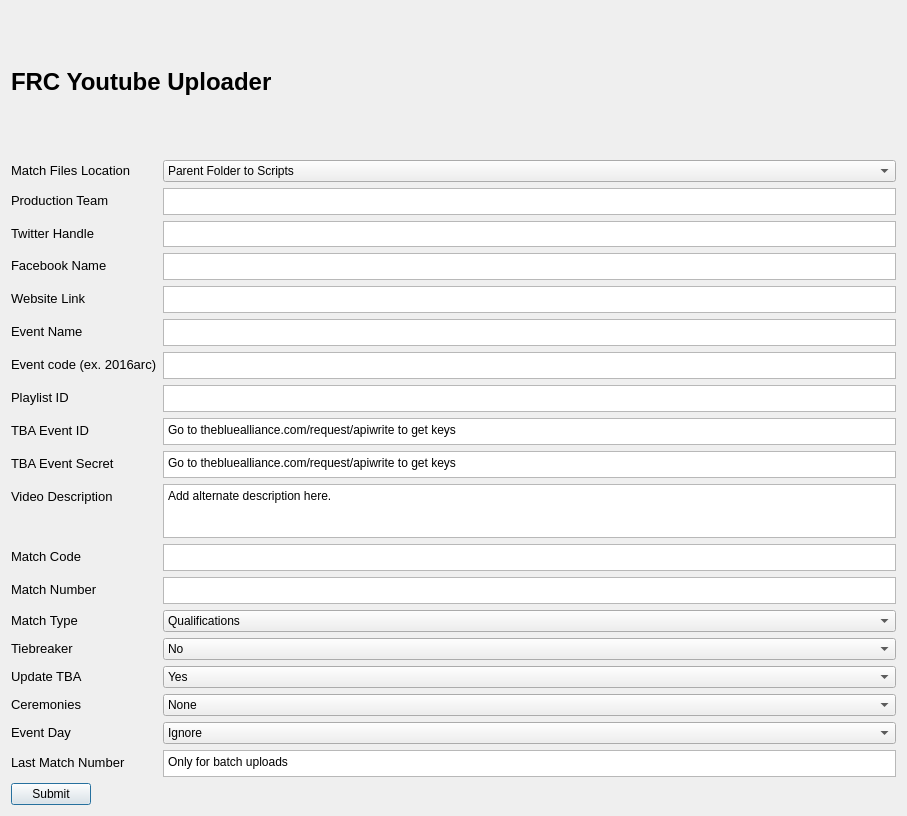
<?xml version="1.0" encoding="UTF-8"?>
<ui version="4.0">
 <class>uploader_form</class>
 <widget class="QDialog" name="uploader_form">
  <property name="geometry">
   <rect>
    <x>0</x>
    <y>0</y>
    <width>907</width>
    <height>816</height>
   </rect>
  </property>
  <property name="windowTitle">
   <string>Dialog</string>
  </property>
  <layout class="QFormLayout" name="formLayout">
   <item row="0" column="0" colspan="2">
    <widget class="QLabel" name="title">
     <property name="text">
      <string>&lt;html&gt;&lt;head/&gt;&lt;body&gt;&lt;p&gt;&lt;span style=&quot; font-size:18pt; font-weight:600;&quot;&gt;FRC Youtube Uploader&lt;/span&gt;&lt;/p&gt;&lt;/body&gt;&lt;/html&gt;</string>
     </property>
    </widget>
   </item>
   <item row="2" column="0">
    <widget class="QLabel" name="match_files_loc_label">
     <property name="text">
      <string>&lt;html&gt;&lt;head/&gt;&lt;body&gt;&lt;p&gt;&lt;span style=&quot; font-size:10pt;&quot;&gt;Match Files Location&lt;/span&gt;&lt;/p&gt;&lt;/body&gt;&lt;/html&gt;</string>
     </property>
    </widget>
   </item>
   <item row="2" column="1">
    <widget class="QComboBox" name="match_files_loc">
     <item>
      <property name="text">
       <string>Parent Folder to Scripts</string>
      </property>
     </item>
     <item>
      <property name="text">
       <string>Same Folder as Scripts</string>
      </property>
     </item>
    </widget>
   </item>
   <item row="3" column="0">
    <widget class="QLabel" name="prod_team_label">
     <property name="text">
      <string>&lt;html&gt;&lt;head/&gt;&lt;body&gt;&lt;p&gt;&lt;span style=&quot; font-size:10pt;&quot;&gt;Production Team&lt;/span&gt;&lt;/p&gt;&lt;/body&gt;&lt;/html&gt;</string>
     </property>
    </widget>
   </item>
   <item row="3" column="1">
    <widget class="QPlainTextEdit" name="prod_team">
     <property name="maximumSize">
      <size>
       <width>16777215</width>
       <height>27</height>
      </size>
     </property>
     <property name="verticalScrollBarPolicy">
      <enum>Qt::ScrollBarAlwaysOff</enum>
     </property>
     <property name="horizontalScrollBarPolicy">
      <enum>Qt::ScrollBarAlwaysOff</enum>
     </property>
     <property name="sizeAdjustPolicy">
      <enum>QAbstractScrollArea::AdjustToContents</enum>
     </property>
     <property name="lineWrapMode">
      <enum>QPlainTextEdit::NoWrap</enum>
     </property>
    </widget>
   </item>
   <item row="4" column="0">
    <widget class="QLabel" name="twitter_handle_label">
     <property name="text">
      <string>&lt;html&gt;&lt;head/&gt;&lt;body&gt;&lt;p&gt;&lt;span style=&quot; font-size:10pt;&quot;&gt;Twitter Handle&lt;/span&gt;&lt;/p&gt;&lt;/body&gt;&lt;/html&gt;</string>
     </property>
    </widget>
   </item>
   <item row="5" column="0">
    <widget class="QLabel" name="facebook_name_label">
     <property name="text">
      <string>&lt;html&gt;&lt;head/&gt;&lt;body&gt;&lt;p&gt;&lt;span style=&quot; font-size:10pt;&quot;&gt;Facebook Name&lt;/span&gt;&lt;/p&gt;&lt;/body&gt;&lt;/html&gt;</string>
     </property>
    </widget>
   </item>
   <item row="5" column="1">
    <widget class="QPlainTextEdit" name="facebook_name">
     <property name="maximumSize">
      <size>
       <width>16777215</width>
       <height>27</height>
      </size>
     </property>
     <property name="verticalScrollBarPolicy">
      <enum>Qt::ScrollBarAlwaysOff</enum>
     </property>
     <property name="horizontalScrollBarPolicy">
      <enum>Qt::ScrollBarAlwaysOff</enum>
     </property>
     <property name="sizeAdjustPolicy">
      <enum>QAbstractScrollArea::AdjustToContents</enum>
     </property>
     <property name="lineWrapMode">
      <enum>QPlainTextEdit::NoWrap</enum>
     </property>
    </widget>
   </item>
   <item row="6" column="0">
    <widget class="QLabel" name="website_link_label">
     <property name="text">
      <string>&lt;html&gt;&lt;head/&gt;&lt;body&gt;&lt;p&gt;&lt;span style=&quot; font-size:10pt;&quot;&gt;Website Link&lt;/span&gt;&lt;/p&gt;&lt;/body&gt;&lt;/html&gt;</string>
     </property>
    </widget>
   </item>
   <item row="6" column="1">
    <widget class="QPlainTextEdit" name="website_link">
     <property name="maximumSize">
      <size>
       <width>16777215</width>
       <height>27</height>
      </size>
     </property>
     <property name="verticalScrollBarPolicy">
      <enum>Qt::ScrollBarAlwaysOff</enum>
     </property>
     <property name="horizontalScrollBarPolicy">
      <enum>Qt::ScrollBarAlwaysOff</enum>
     </property>
     <property name="sizeAdjustPolicy">
      <enum>QAbstractScrollArea::AdjustToContents</enum>
     </property>
     <property name="lineWrapMode">
      <enum>QPlainTextEdit::NoWrap</enum>
     </property>
    </widget>
   </item>
   <item row="7" column="0">
    <widget class="QLabel" name="event_name_label">
     <property name="text">
      <string>&lt;html&gt;&lt;head/&gt;&lt;body&gt;&lt;p&gt;&lt;span style=&quot; font-size:10pt;&quot;&gt;Event Name&lt;/span&gt;&lt;/p&gt;&lt;/body&gt;&lt;/html&gt;</string>
     </property>
    </widget>
   </item>
   <item row="7" column="1">
    <widget class="QPlainTextEdit" name="event_name">
     <property name="maximumSize">
      <size>
       <width>16777215</width>
       <height>27</height>
      </size>
     </property>
     <property name="verticalScrollBarPolicy">
      <enum>Qt::ScrollBarAlwaysOff</enum>
     </property>
     <property name="horizontalScrollBarPolicy">
      <enum>Qt::ScrollBarAlwaysOff</enum>
     </property>
     <property name="sizeAdjustPolicy">
      <enum>QAbstractScrollArea::AdjustToContents</enum>
     </property>
     <property name="lineWrapMode">
      <enum>QPlainTextEdit::NoWrap</enum>
     </property>
    </widget>
   </item>
   <item row="8" column="0">
    <widget class="QLabel" name="event_code_label">
     <property name="text">
      <string>&lt;html&gt;&lt;head/&gt;&lt;body&gt;&lt;p&gt;&lt;span style=&quot; font-size:10pt;&quot;&gt;Event code (ex. 2016arc)&lt;/span&gt;&lt;/p&gt;&lt;/body&gt;&lt;/html&gt;</string>
     </property>
    </widget>
   </item>
   <item row="8" column="1">
    <widget class="QPlainTextEdit" name="event_code">
     <property name="maximumSize">
      <size>
       <width>16777215</width>
       <height>27</height>
      </size>
     </property>
     <property name="verticalScrollBarPolicy">
      <enum>Qt::ScrollBarAlwaysOff</enum>
     </property>
     <property name="horizontalScrollBarPolicy">
      <enum>Qt::ScrollBarAlwaysOff</enum>
     </property>
     <property name="sizeAdjustPolicy">
      <enum>QAbstractScrollArea::AdjustToContents</enum>
     </property>
     <property name="lineWrapMode">
      <enum>QPlainTextEdit::NoWrap</enum>
     </property>
    </widget>
   </item>
   <item row="9" column="0">
    <widget class="QLabel" name="playlist_id_label">
     <property name="text">
      <string>&lt;html&gt;&lt;head/&gt;&lt;body&gt;&lt;p&gt;&lt;span style=&quot; font-size:10pt;&quot;&gt;Playlist ID&lt;/span&gt;&lt;/p&gt;&lt;/body&gt;&lt;/html&gt;</string>
     </property>
    </widget>
   </item>
   <item row="9" column="1">
    <widget class="QPlainTextEdit" name="playlist_id">
     <property name="maximumSize">
      <size>
       <width>16777215</width>
       <height>27</height>
      </size>
     </property>
     <property name="verticalScrollBarPolicy">
      <enum>Qt::ScrollBarAlwaysOff</enum>
     </property>
     <property name="horizontalScrollBarPolicy">
      <enum>Qt::ScrollBarAlwaysOff</enum>
     </property>
     <property name="sizeAdjustPolicy">
      <enum>QAbstractScrollArea::AdjustToContents</enum>
     </property>
     <property name="lineWrapMode">
      <enum>QPlainTextEdit::NoWrap</enum>
     </property>
     <property name="plainText">
      <string/>
     </property>
     <property name="overwriteMode">
      <bool>false</bool>
     </property>
    </widget>
   </item>
   <item row="10" column="0">
    <widget class="QLabel" name="tba_event_id_label">
     <property name="text">
      <string>&lt;html&gt;&lt;head/&gt;&lt;body&gt;&lt;p&gt;&lt;span style=&quot; font-size:10pt;&quot;&gt;TBA Event ID&lt;/span&gt;&lt;/p&gt;&lt;/body&gt;&lt;/html&gt;</string>
     </property>
    </widget>
   </item>
   <item row="10" column="1">
    <widget class="QPlainTextEdit" name="tba_event_id">
     <property name="maximumSize">
      <size>
       <width>16777215</width>
       <height>27</height>
      </size>
     </property>
     <property name="verticalScrollBarPolicy">
      <enum>Qt::ScrollBarAlwaysOff</enum>
     </property>
     <property name="horizontalScrollBarPolicy">
      <enum>Qt::ScrollBarAlwaysOff</enum>
     </property>
     <property name="sizeAdjustPolicy">
      <enum>QAbstractScrollArea::AdjustToContents</enum>
     </property>
     <property name="lineWrapMode">
      <enum>QPlainTextEdit::NoWrap</enum>
     </property>
     <property name="plainText">
      <string>Go to thebluealliance.com/request/apiwrite to get keys</string>
     </property>
    </widget>
   </item>
   <item row="11" column="0">
    <widget class="QLabel" name="tba_event_secret_label">
     <property name="text">
      <string>&lt;html&gt;&lt;head/&gt;&lt;body&gt;&lt;p&gt;&lt;span style=&quot; font-size:10pt;&quot;&gt;TBA Event Secret&lt;/span&gt;&lt;/p&gt;&lt;/body&gt;&lt;/html&gt;</string>
     </property>
    </widget>
   </item>
   <item row="11" column="1">
    <widget class="QPlainTextEdit" name="tba_event_secret">
     <property name="maximumSize">
      <size>
       <width>16777215</width>
       <height>27</height>
      </size>
     </property>
     <property name="verticalScrollBarPolicy">
      <enum>Qt::ScrollBarAlwaysOff</enum>
     </property>
     <property name="horizontalScrollBarPolicy">
      <enum>Qt::ScrollBarAlwaysOff</enum>
     </property>
     <property name="sizeAdjustPolicy">
      <enum>QAbstractScrollArea::AdjustToContents</enum>
     </property>
     <property name="lineWrapMode">
      <enum>QPlainTextEdit::NoWrap</enum>
     </property>
     <property name="plainText">
      <string>Go to thebluealliance.com/request/apiwrite to get keys</string>
     </property>
    </widget>
   </item>
   <item row="12" column="0">
    <widget class="QLabel" name="video_descr_label">
     <property name="text">
      <string>&lt;html&gt;&lt;head/&gt;&lt;body&gt;&lt;p&gt;&lt;span style=&quot; font-size:10pt;&quot;&gt;Video Description&lt;/span&gt;&lt;/p&gt;&lt;/body&gt;&lt;/html&gt;</string>
     </property>
    </widget>
   </item>
   <item row="12" column="1">
    <widget class="QPlainTextEdit" name="video_descr">
     <property name="maximumSize">
      <size>
       <width>16777215</width>
       <height>54</height>
      </size>
     </property>
     <property name="verticalScrollBarPolicy">
      <enum>Qt::ScrollBarAlwaysOff</enum>
     </property>
     <property name="horizontalScrollBarPolicy">
      <enum>Qt::ScrollBarAlwaysOff</enum>
     </property>
     <property name="sizeAdjustPolicy">
      <enum>QAbstractScrollArea::AdjustToContents</enum>
     </property>
     <property name="lineWrapMode">
      <enum>QPlainTextEdit::NoWrap</enum>
     </property>
     <property name="plainText">
      <string>Add alternate description here.</string>
     </property>
    </widget>
   </item>
   <item row="13" column="0">
    <widget class="QLabel" name="match_code_label">
     <property name="text">
      <string>&lt;html&gt;&lt;head/&gt;&lt;body&gt;&lt;p&gt;&lt;span style=&quot; font-size:10pt;&quot;&gt;Match Code&lt;/span&gt;&lt;/p&gt;&lt;/body&gt;&lt;/html&gt;</string>
     </property>
    </widget>
   </item>
   <item row="13" column="1">
    <widget class="QPlainTextEdit" name="match_code">
     <property name="maximumSize">
      <size>
       <width>16777215</width>
       <height>27</height>
      </size>
     </property>
     <property name="verticalScrollBarPolicy">
      <enum>Qt::ScrollBarAlwaysOff</enum>
     </property>
     <property name="horizontalScrollBarPolicy">
      <enum>Qt::ScrollBarAlwaysOff</enum>
     </property>
     <property name="sizeAdjustPolicy">
      <enum>QAbstractScrollArea::AdjustToContents</enum>
     </property>
     <property name="lineWrapMode">
      <enum>QPlainTextEdit::NoWrap</enum>
     </property>
    </widget>
   </item>
   <item row="14" column="0">
    <widget class="QLabel" name="match_number_label">
     <property name="text">
      <string>&lt;html&gt;&lt;head/&gt;&lt;body&gt;&lt;p&gt;&lt;span style=&quot; font-size:10pt;&quot;&gt;Match Number&lt;/span&gt;&lt;/p&gt;&lt;/body&gt;&lt;/html&gt;</string>
     </property>
    </widget>
   </item>
   <item row="14" column="1">
    <widget class="QPlainTextEdit" name="match_num">
     <property name="maximumSize">
      <size>
       <width>16777215</width>
       <height>27</height>
      </size>
     </property>
     <property name="verticalScrollBarPolicy">
      <enum>Qt::ScrollBarAlwaysOff</enum>
     </property>
     <property name="horizontalScrollBarPolicy">
      <enum>Qt::ScrollBarAlwaysOff</enum>
     </property>
     <property name="sizeAdjustPolicy">
      <enum>QAbstractScrollArea::AdjustToContents</enum>
     </property>
     <property name="lineWrapMode">
      <enum>QPlainTextEdit::NoWrap</enum>
     </property>
    </widget>
   </item>
   <item row="15" column="0">
    <widget class="QLabel" name="match_type_label">
     <property name="text">
      <string>&lt;html&gt;&lt;head/&gt;&lt;body&gt;&lt;p&gt;&lt;span style=&quot; font-size:10pt;&quot;&gt;Match Type&lt;/span&gt;&lt;/p&gt;&lt;/body&gt;&lt;/html&gt;</string>
     </property>
    </widget>
   </item>
   <item row="15" column="1">
    <widget class="QComboBox" name="match_type">
     <item>
      <property name="text">
       <string>Qualifications</string>
      </property>
     </item>
     <item>
      <property name="text">
       <string>Quarterfinals</string>
      </property>
     </item>
     <item>
      <property name="text">
       <string>Semifinals</string>
      </property>
     </item>
     <item>
      <property name="text">
       <string>Finals</string>
      </property>
     </item>
    </widget>
   </item>
   <item row="16" column="0">
    <widget class="QLabel" name="tiebreaker_label">
     <property name="text">
      <string>&lt;html&gt;&lt;head/&gt;&lt;body&gt;&lt;p&gt;&lt;span style=&quot; font-size:10pt;&quot;&gt;Tiebreaker&lt;/span&gt;&lt;/p&gt;&lt;/body&gt;&lt;/html&gt;</string>
     </property>
    </widget>
   </item>
   <item row="16" column="1">
    <widget class="QComboBox" name="tiebreaker">
     <item>
      <property name="text">
       <string>No</string>
      </property>
     </item>
     <item>
      <property name="text">
       <string>Yes</string>
      </property>
     </item>
    </widget>
   </item>
   <item row="17" column="0">
    <widget class="QLabel" name="update_tba_label">
     <property name="text">
      <string>&lt;html&gt;&lt;head/&gt;&lt;body&gt;&lt;p&gt;&lt;span style=&quot; font-size:10pt;&quot;&gt;Update TBA&lt;/span&gt;&lt;/p&gt;&lt;/body&gt;&lt;/html&gt;</string>
     </property>
    </widget>
   </item>
   <item row="17" column="1">
    <widget class="QComboBox" name="update_tba">
     <item>
      <property name="text">
       <string>Yes</string>
      </property>
     </item>
     <item>
      <property name="text">
       <string>No</string>
      </property>
     </item>
    </widget>
   </item>
   <item row="18" column="0">
    <widget class="QLabel" name="ceremonies_label">
     <property name="text">
      <string>&lt;html&gt;&lt;head/&gt;&lt;body&gt;&lt;p&gt;&lt;span style=&quot; font-size:10pt;&quot;&gt;Ceremonies&lt;/span&gt;&lt;/p&gt;&lt;/body&gt;&lt;/html&gt;</string>
     </property>
    </widget>
   </item>
   <item row="18" column="1">
    <widget class="QComboBox" name="ceremonies">
     <item>
      <property name="text">
       <string>None</string>
      </property>
     </item>
     <item>
      <property name="text">
       <string>Opening Ceremonies</string>
      </property>
     </item>
     <item>
      <property name="text">
       <string>Alliance Selection</string>
      </property>
     </item>
     <item>
      <property name="text">
       <string>Closing Ceremonies</string>
      </property>
     </item>
    </widget>
   </item>
   <item row="19" column="0">
    <widget class="QLabel" name="event_day_label">
     <property name="text">
      <string>&lt;html&gt;&lt;head/&gt;&lt;body&gt;&lt;p&gt;&lt;span style=&quot; font-size:10pt;&quot;&gt;Event Day&lt;/span&gt;&lt;/p&gt;&lt;/body&gt;&lt;/html&gt;</string>
     </property>
    </widget>
   </item>
   <item row="19" column="1">
    <widget class="QComboBox" name="event_day">
     <item>
      <property name="text">
       <string>Ignore</string>
      </property>
     </item>
     <item>
      <property name="text">
       <string>1</string>
      </property>
     </item>
     <item>
      <property name="text">
       <string>2</string>
      </property>
     </item>
     <item>
      <property name="text">
       <string>3</string>
      </property>
     </item>
    </widget>
   </item>
   <item row="21" column="0">
    <widget class="QLabel" name="last_match_num_label">
     <property name="text">
      <string>&lt;html&gt;&lt;head/&gt;&lt;body&gt;&lt;p&gt;&lt;span style=&quot; font-size:10pt;&quot;&gt;Last Match Number&lt;/span&gt;&lt;/p&gt;&lt;/body&gt;&lt;/html&gt;</string>
     </property>
    </widget>
   </item>
   <item row="21" column="1">
    <widget class="QPlainTextEdit" name="last_match_num">
     <property name="maximumSize">
      <size>
       <width>16777215</width>
       <height>27</height>
      </size>
     </property>
     <property name="verticalScrollBarPolicy">
      <enum>Qt::ScrollBarAlwaysOff</enum>
     </property>
     <property name="horizontalScrollBarPolicy">
      <enum>Qt::ScrollBarAlwaysOff</enum>
     </property>
     <property name="sizeAdjustPolicy">
      <enum>QAbstractScrollArea::AdjustToContents</enum>
     </property>
     <property name="lineWrapMode">
      <enum>QPlainTextEdit::NoWrap</enum>
     </property>
     <property name="plainText">
      <string>Only for batch uploads</string>
     </property>
    </widget>
   </item>
   <item row="22" column="0">
    <widget class="QPushButton" name="submit">
     <property name="text">
      <string>Submit</string>
     </property>
    </widget>
   </item>
   <item row="4" column="1">
    <widget class="QPlainTextEdit" name="twitter_handle">
     <property name="maximumSize">
      <size>
       <width>16777215</width>
       <height>26</height>
      </size>
     </property>
     <property name="verticalScrollBarPolicy">
      <enum>Qt::ScrollBarAlwaysOff</enum>
     </property>
     <property name="horizontalScrollBarPolicy">
      <enum>Qt::ScrollBarAlwaysOff</enum>
     </property>
     <property name="sizeAdjustPolicy">
      <enum>QAbstractScrollArea::AdjustToContents</enum>
     </property>
    </widget>
   </item>
  </layout>
 </widget>
 <resources/>
 <connections/>
</ui>
